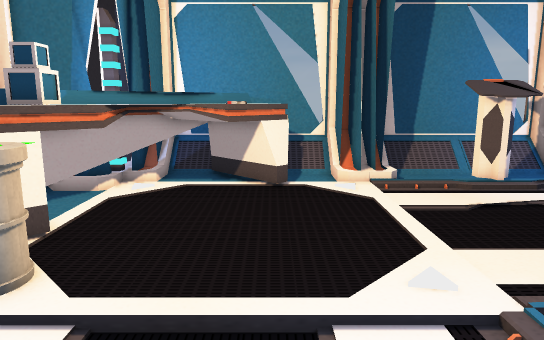
View 1 (above)

17 first-person views from a walk through a Unity game level. The camera is 1.5 m above the floor, tilts 10° down and sees 70° across. Doors are open. The floor is counted in squares, 0.45 m on a side. Each view is taken from the middle of a square. On the plan, view 1 faces up. The plan holds only what a view shows up to about 20 squares ahead; the rest is blank. The place goes on beyond the plan. The player character is not drawn. Some surface patterns are stand-ins.

View 2
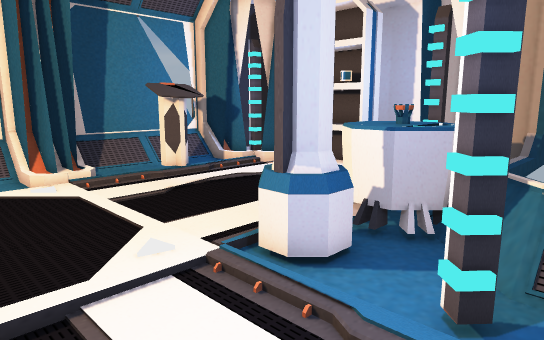

View 3
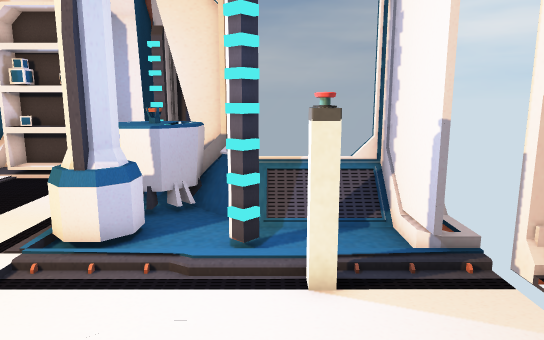

View 4
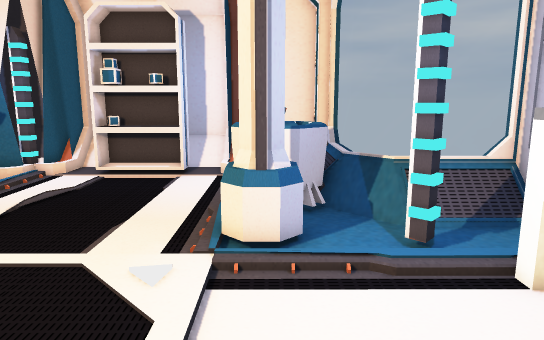

View 5
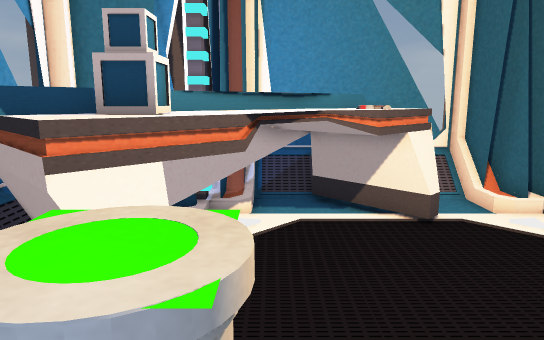

View 6
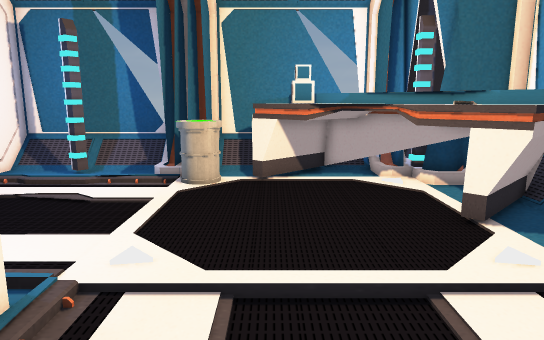

View 7
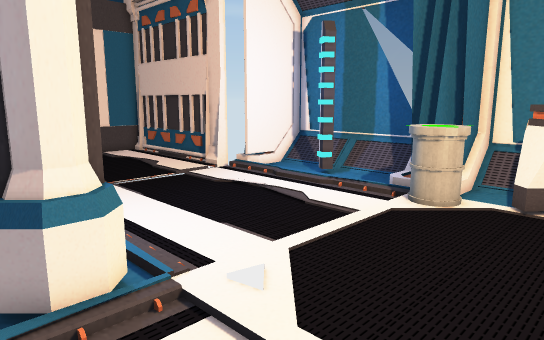

View 8
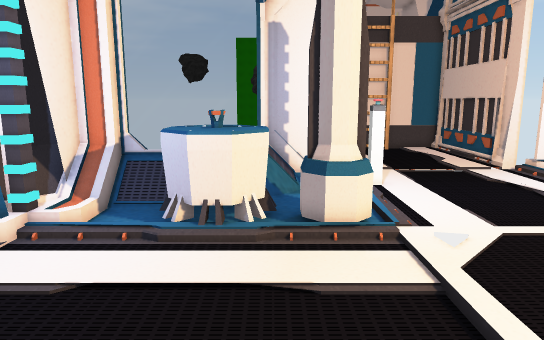

View 9
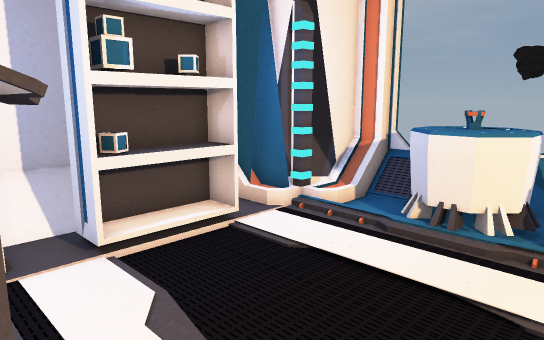

View 10
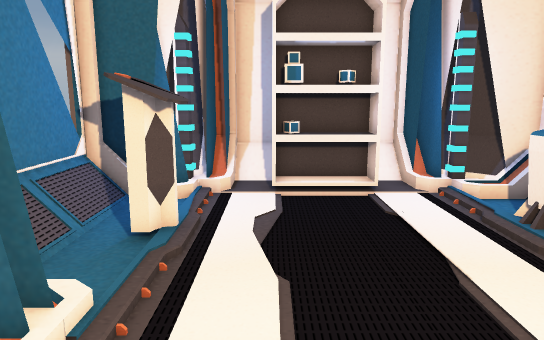

View 11
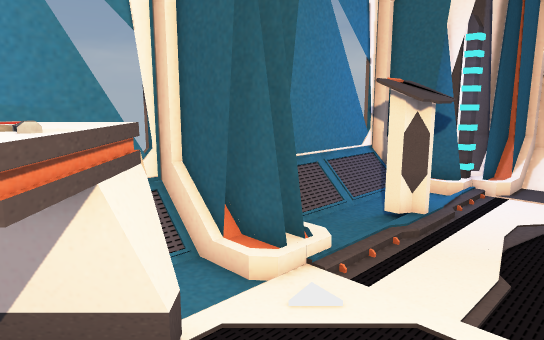

View 12
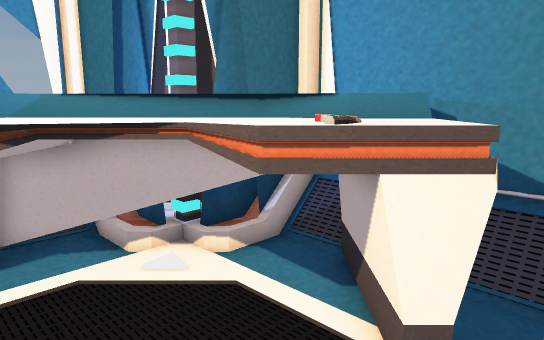

View 13
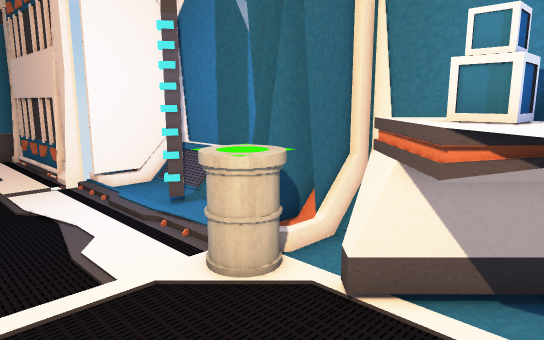

View 14
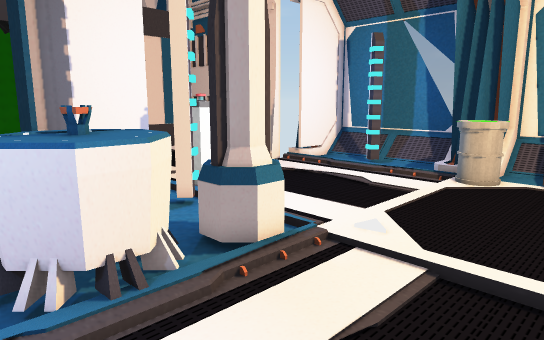

View 15
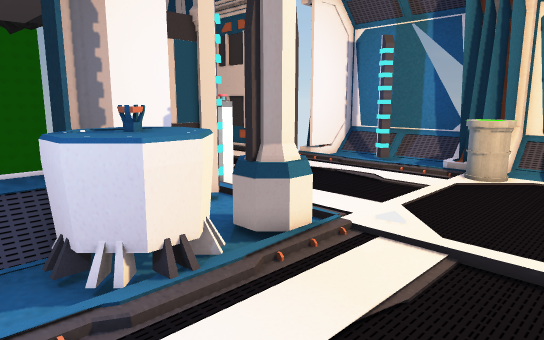

View 16
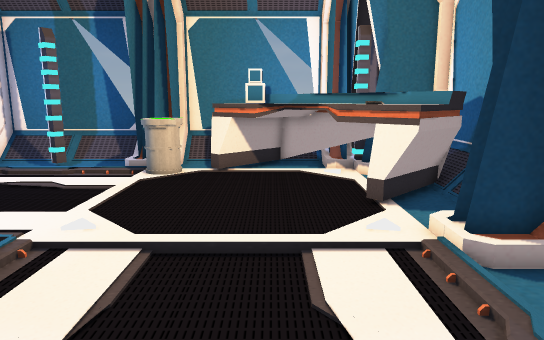

View 17
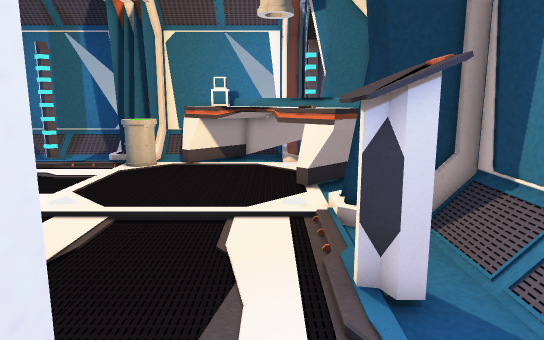

### Floor plan
Key: @ floor where view 1 was taken; # wall or solid block; x gap in a wall; . main floor; : floor 0.25 m higher than the main floor; / step, stairs or slope; D open door; = window, fence, low wall or low ledge; P pistol; C console; B bin; S shelf; L column; R projector; O other object.
Columns run from 9 left of view 1 to 17 right of it. Each row starts with its distance up from view 1.
 19         ====#
 18    ####O###=# ########
 17    ##:OOO:::###::::::##
 16   ##:OOOOO..###...... ##
 15  ###OOOPPOO.///..CCC..###
 14  #:OOOOOPO..:....CC....:###
 13 ##OOOOOO................./#
 12 ##OOOO................SSS/#
 11 #OOOOO......./........SSS/#
 10 #OOOO......../........SSS #
  9 #OOOO......../........SSS #
  8 #:OO..................SSS/#
  7 #:.BBB.................../#
  6 ##:B#B......:..........:###
  5 ####B..///...LLL.RRR./####
  4 ###..........LLLRRRR./x:#
  3 #/............LLRRRR//###
  2 #/...............RROO###
  1 #/#..........#x//==  #
  0 #//......@.....//=
 -1 #/..........O..//
 -2 #/.............//
 -3 ####.........#####
 -4    #DDDDDDDDD::  #
 -5    #DDDDDDD D#

Positions as (right, up) in squares from view 1, and headings:
1: (0, 0), facing up
2: (-1, -1), facing up-right
3: (-4, 0), facing right
4: (-4, 4), facing right
5: (-4, 4), facing up
6: (10, 9), facing left
7: (7, 11), facing down-left
8: (7, 15), facing down
9: (5, 15), facing down-right
10: (-1, 12), facing right
11: (-2, 10), facing up-right
12: (2, 10), facing up-left
13: (0, 12), facing down-left
14: (11, 11), facing down-left
15: (12, 11), facing down-left
16: (12, 11), facing left
17: (15, 13), facing left
